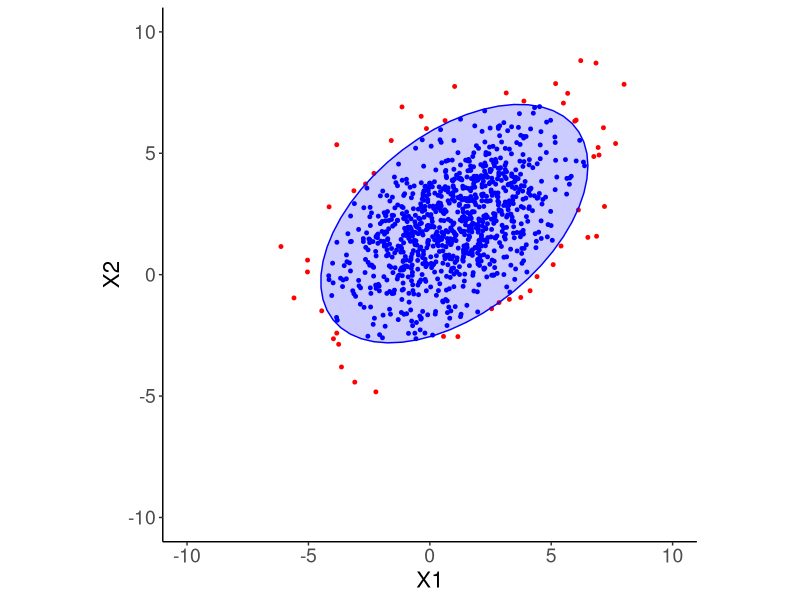
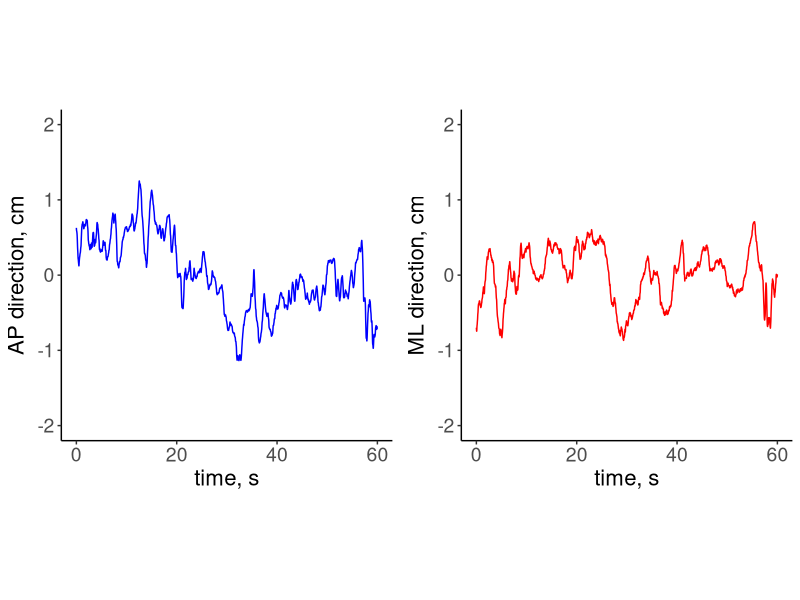
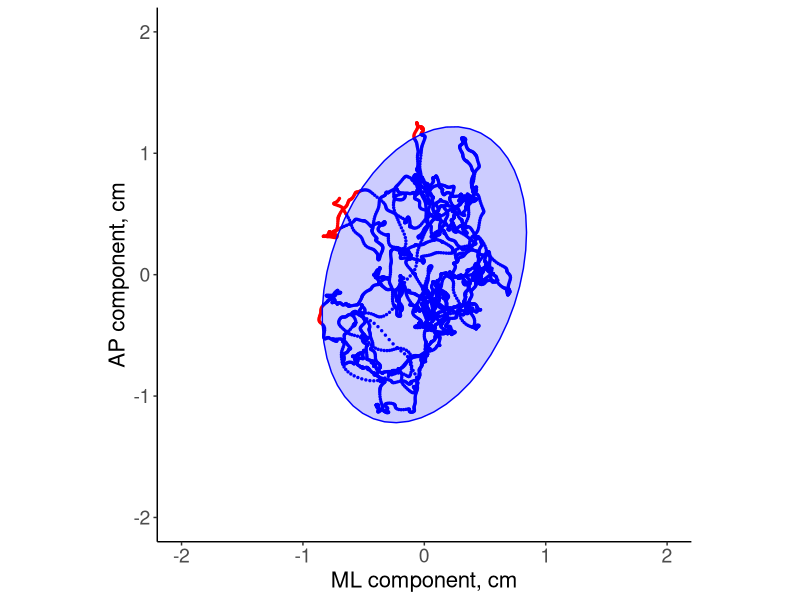

Generate these figures, in order, with R:
## ---- chunk 1
#| code-fold: true
#| message: false
#| label: fig-fig1
#| fig-cap: "The curve corresponding to the value $\\chi^2(0.95,2)=5.99$ contains $95\\%$ of the variable pairs; the points falling outside the concentration ellipse are plotted in red."

library(tidyverse)
library(mvtnorm)

set.seed(1492)
sigma <- matrix(c(5, 2, 2, 4), ncol = 2)
n <- 1000
x <- rmvnorm(n = n, mean = c(1, 2), sigma = sigma)

dist <- qchisq(0.95, 2)                # to define the 95% probability contour
m <- matrix(data = c(0, 0), ncol = 1) 
for (i in 1:2) m[i] <- mean(x[, i])    # sample mean value
C <- cov(x)                            # sample covariance matrix
S <- solve(C)                          # inverse of C
Q <- numeric(n)                        
for (i in 1:n) Q[i] <- t(x[i, ] - m) %*% S %*% (x[i, ] - m) # computation of the quadratic form

df <- data.frame(x, Q)
df <- df %>%
  mutate(inside = Q <= dist)
aest <- round(100*(1 - sum(!df$inside)/n), 2) # estimated coverage
area <- pi*dist*sqrt(det(C)) # area of the concentration ellipse 

my_theme = theme(
    axis.title.x = element_text(size = 16),
    axis.text.x = element_text(size = 14),
    axis.title.y = element_text(size = 16),
    axis.text.y = element_text(size = 14),
    legend.title = element_text(size = 14),
    legend.text = element_text(size = 14),
    panel.border = element_blank(),
    panel.grid.major = element_blank(),
    panel.grid.minor = element_blank(),
    panel.background = element_blank(),
    axis.line = element_line(colour = "black"),
    aspect.ratio = 1,
    legend.position = "none")

ggplot(df, aes(x = X1, y = X2, color = inside)) +
  scale_colour_manual(values = c("red", "blue")) +
  geom_point(size = 1) +
  stat_ellipse(geom = "polygon", type = "norm", level = 0.95, 
               color = "blue", fill = "blue", alpha = 0.2) +
  scale_x_continuous(limits = c(-10, 10)) + 
  scale_y_continuous(limits = c(-10, 10)) + 
  my_theme
## ---- chunk 2
#| code-fold: true
#| label: fig-fig2
#| fig-cap: "Anteroposterior and mediolateral components of the CoP for the subject with ID 1 from the Duarte's dataset, tested Open-Eyes on a Rigid surface (first trial out of three)."
library(ggpubr)

data <- read.table(file = 'PDS01OR1grf.txt', header = TRUE, sep = "\t")
t <- data$Time                  # 6000 samples acquired at a rate of 100 Hz
CoP_AP <- data$COPNET_X*1e2     # anteroposterior component (AP), cm
CoP_ML <- data$COPNET_Z*1e2     # mediolateral component (ML), cm
CoP_AP <- CoP_AP - mean(CoP_AP) # detrending
CoP_ML <- CoP_ML - mean(CoP_ML) # detrending

df <- data.frame(time = t, x_ap = CoP_AP, x_ml = CoP_ML)

p_ap <- ggplot(df, aes(x = time, y = x_ap)) +
  geom_line(color = "blue") +
  labs(x = "time, s",
       y = "AP direction, cm") + 
  scale_y_continuous(limits = c(-2, 2)) +
  my_theme

p_ml <- ggplot(df, aes(x = time, y = x_ml)) +
  geom_line(color = "red") +
  labs(x = "time, s",
       y = "ML direction, cm") + 
  scale_y_continuous(limits = c(-2, 2)) +
  my_theme

ggarrange(p_ap, p_ml)
## ---- chunk 3
#| code-fold: true
#| label: fig-fig3
#| fig-cap: "Exemplary stabilogram with superimposed the concentration ellipse - parts of the CoP trajectory outside the concentration ellipse are displayed in red."

x <- cbind(df$x_ml, df$x_ap) # detrending already done
d <- qchisq(0.95, 2)         # to define the 95% probability contour
n <- nrow(x)
C <- cov(x)                  # sample covariance matrix
S <- solve(C)                # inverse of C
Q <- numeric(n)                        
for (i in 1:n) Q[i] <- t(x[i, ]) %*% S %*% x[i, ] # computation of the quadratic form

df_Q <- data.frame(x, Q)
df_Q <- df_Q %>%
  mutate(inside = Q <= dist)
aest <- round(100*(1 - sum(!df_Q$inside)/n), 2) # estimated coverage
area <- pi*dist*sqrt(det(C)) # area of the concentration ellipse 

ggplot(df_Q, aes(x = X1, y = X2, color = inside)) +
  scale_colour_manual(values = c("red", "blue")) +
  geom_point(size = 0.5) +
  stat_ellipse(geom = "polygon", type = "norm", level = 0.95, 
               color = "blue", fill = "blue", alpha = 0.2) +
  labs(x = "ML component, cm",
       y = "AP component, cm") +
  scale_x_continuous(limits = c(-2, 2)) + 
  scale_y_continuous(limits = c(-2, 2)) + 
  my_theme
